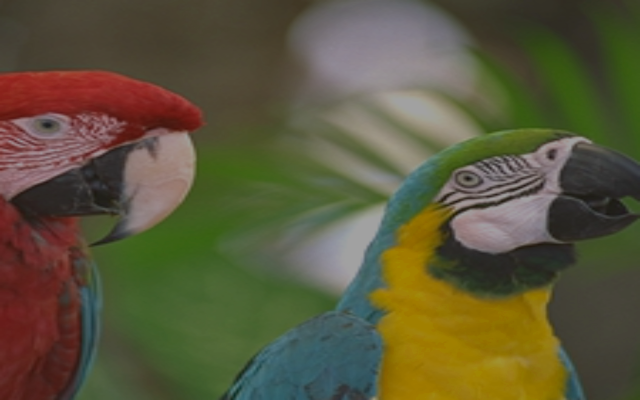
//> input picture ricoh_canon/exp2_kido_after/edit_trim_Parrots.png, 1280 x 800 px (shown at 1/2 size)
$ ./類似度_thesis   (built with g++ and OpenCV 4)
//> lines starting //> are read from the running program, lines starting //| are printed output that depends on the picture
#include <opencv2/opencv.hpp>
#include <stdio.h>
#include <math.h>
#include <stdlib.h>
#include <process.h>
#include <opencv2/core/core.hpp>
#include <opencv2/highgui/highgui.hpp>
#include <opencv2/aruco/charuco.hpp>
#include <vector>
#include <string>
#include <time.h>
#include <windows.h>

using namespace cv;
double getPSNR(const Mat& I1, const Mat& I2)
{
	Mat s1;
	absdiff(I1, I2, s1);       // |I1 - I2|
	s1.convertTo(s1, CV_32F);  // cannot make a square on 8 bits
	s1 = s1.mul(s1);           // |I1 - I2|^2

	Scalar s = sum(s1);         // sum elements per channel

	double sse = s.val[0] + s.val[1] + s.val[2]; // sum channels

	if (sse <= 1e-10) // for small values return zero
		return 0;
	else
	{
		double  mse = sse / (double)(I1.channels() * I1.total());
		double psnr = 10.0 * log10((255 * 255) / mse);
		return psnr;
	}
}

Scalar getMSSIM(const Mat& i1, const Mat& i2)
{
	const double C1 = (0.01 * 255) * (0.01 * 255), C2 = (0.03 * 255) * (0.03 * 255);
	/***************************** INITS **********************************/
	int d = CV_32F;

	Mat I1, I2;
	i1.convertTo(I1, d);           // cannot calculate on one byte large values
	i2.convertTo(I2, d);

	Mat I2_2 = I2.mul(I2);        // I2^2
	Mat I1_2 = I1.mul(I1);        // I1^2
	Mat I1_I2 = I1.mul(I2);        // I1 * I2

	/***********************PRELIMINARY COMPUTING ******************************/

	Mat mu1, mu2;   //
	GaussianBlur(I1, mu1, Size(11, 11), 1.5);
	GaussianBlur(I2, mu2, Size(11, 11), 1.5);

	Mat mu1_2 = mu1.mul(mu1);
	Mat mu2_2 = mu2.mul(mu2);
	Mat mu1_mu2 = mu1.mul(mu2);

	Mat sigma1_2, sigma2_2, sigma12;

	GaussianBlur(I1_2, sigma1_2, Size(11, 11), 1.5);
	sigma1_2 -= mu1_2;

	GaussianBlur(I2_2, sigma2_2, Size(11, 11), 1.5);
	sigma2_2 -= mu2_2;

	GaussianBlur(I1_I2, sigma12, Size(11, 11), 1.5);
	sigma12 -= mu1_mu2;

	///////////////////////////////// FORMULA ////////////////////////////////
	Mat t1, t2, t3;

	t1 = 2 * mu1_mu2 + C1;
	t2 = 2 * sigma12 + C2;
	t3 = t1.mul(t2);              // t3 = ((2*mu1_mu2 + C1).*(2*sigma12 + C2))

	t1 = mu1_2 + mu2_2 + C1;
	t2 = sigma1_2 + sigma2_2 + C2;
	t1 = t1.mul(t2);               // t1 =((mu1_2 + mu2_2 + C1).*(sigma1_2 + sigma2_2 + C2))

	Mat ssim_map;
	divide(t3, t1, ssim_map);      // ssim_map =  t3./t1;

	Scalar mssim = mean(ssim_map); // mssim = average of ssim map
	return mssim;
}


int main(void) {
	cv::Mat result1, result2;
	cv::Mat target;
	target = imread("exp2_kido_after/edit_trim_Parrots.png");
//> target is the input picture: 800 rows x 1280 cols, CV_8UC3; mean B, G, R 59.3, 86.8, 91.1
	resize(target, target, cv::Size(1280, 800));

	// [10 lines of commented-out code are left out]
	result1 = imread("exp2_kido_after/edit_1.8mm_Parrots_1.png");
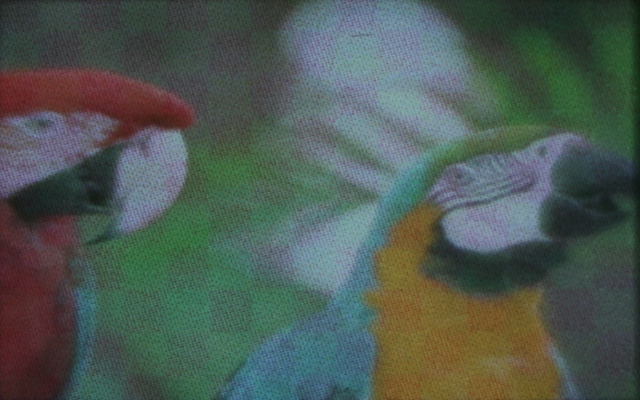
//> input picture ricoh_canon/exp2_kido_after/edit_1.8mm_Parrots_1.png, 1280 x 800 px (shown at 1/2 size)
//> result1 is the input picture: 800 rows x 1280 cols, CV_8UC3; mean B, G, R 83.3, 90.1, 77.7
	result2 = imread("exp2_kido_after/edit_1.8mm_Parrots_2.png");
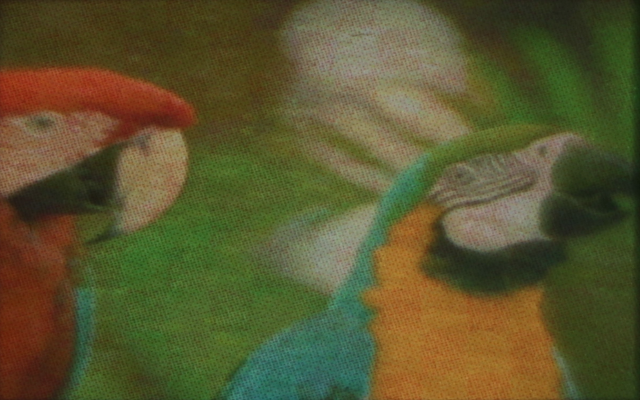
//> input picture ricoh_canon/exp2_kido_after/edit_1.8mm_Parrots_2.png, 1280 x 800 px (shown at 1/2 size)
//> result2 is the input picture: 800 rows x 1280 cols, CV_8UC3; mean B, G, R 47.1, 85.8, 90


	double psnr1, psnr2;
	psnr1 = PSNR(target, result1);
//> psnr1 = 20.49
	psnr2 = PSNR(target, result2);
//> psnr2 = 22.33

	std::cout << "補正前psnr:" << psnr1 << std::endl;
//| 補正前psnr:20.4911
	std::cout << "補正後psnr:" << psnr2 << std::endl;
//| 補正後psnr:22.3342

	Scalar ssim1 = getMSSIM(target, result1);
//> in getMSSIM, `divide(t3, t1, ssim_map);`:
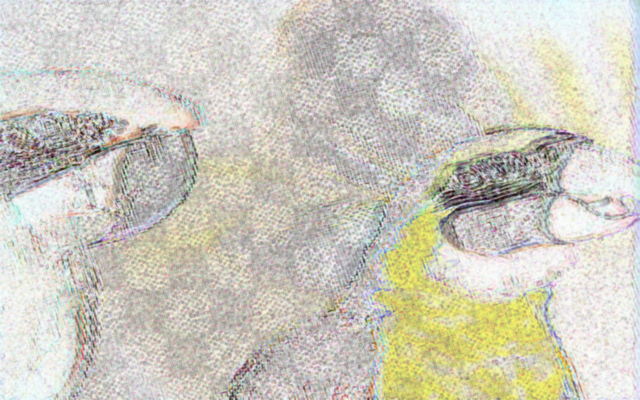
//> ssim_map: 800 rows x 1280 cols, CV_32FC3 (shown at 1/2 size); mean B, G, R 0.563, 0.643, 0.664; drawn with min black and max white
//> in getMSSIM, `Scalar mssim = mean(ssim_map);`: mssim = Scalar(0.563, 0.643, 0.664)
//> ssim1 = Scalar(0.563, 0.643, 0.664)
	double mssim1 = (ssim1[0] + ssim1[1] + ssim1[2]) / 3;
//> mssim1 = 0.623

	Scalar ssim2 = getMSSIM(target, result2);
//> in getMSSIM (call 2), `Mat mu2_2 = mu2.mul(mu2);`:
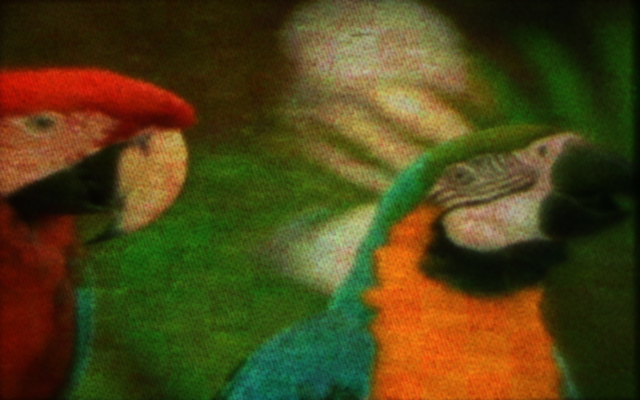
//> mu2_2: 800 rows x 1280 cols, CV_32FC3 (shown at 1/2 size); mean B, G, R 2906.9, 8082.1, 9366.8; drawn with min black and max white
//> in getMSSIM (call 2), `sigma2_2 -= mu2_2;`:
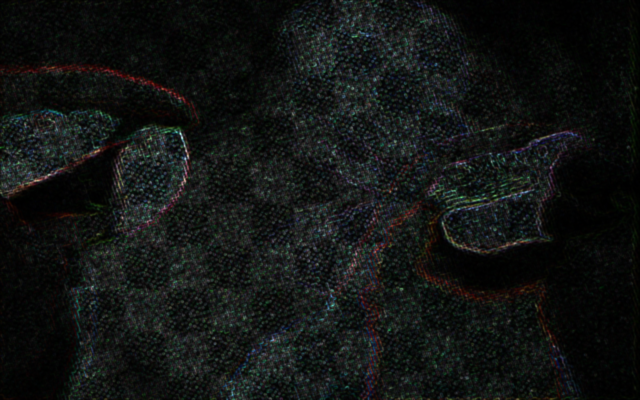
//> sigma2_2: 800 rows x 1280 cols, CV_32FC3 (shown at 1/2 size); mean B, G, R 27.9, 29.9, 26.2; drawn with min black and max white
//> in getMSSIM (call 2), `t3 = t1.mul(t2);`:
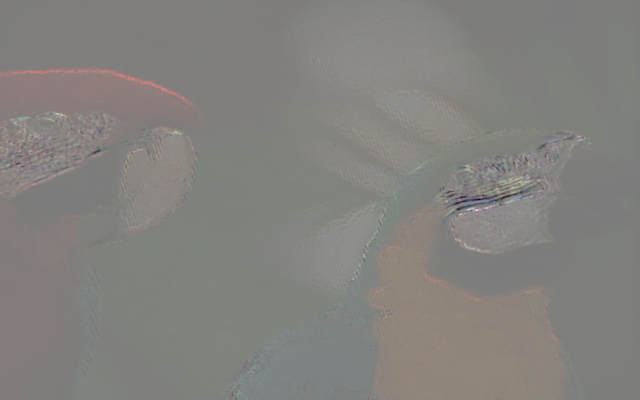
//> t3: 800 rows x 1280 cols, CV_32FC3 (shown at 1/2 size); mean B, G, R 438909.4, 967364.4, 1156080.1; drawn with min black and max white
//> in getMSSIM (call 2), `divide(t3, t1, ssim_map);`:
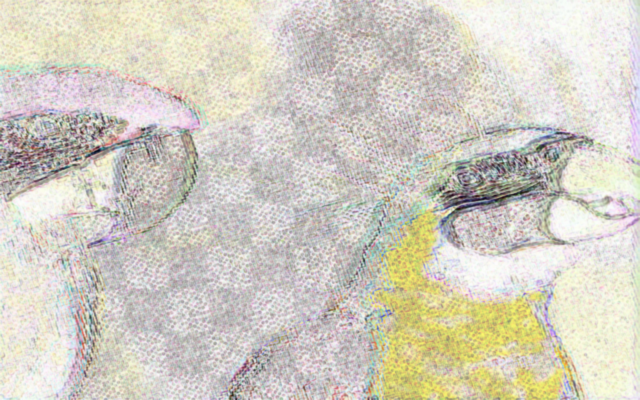
//> ssim_map: 800 rows x 1280 cols, CV_32FC3 (shown at 1/2 size); mean B, G, R 0.584, 0.664, 0.695; drawn with min black and max white
//> in getMSSIM (call 2), `Scalar mssim = mean(ssim_map);`: mssim = Scalar(0.584, 0.664, 0.695)
//> ssim2 = Scalar(0.584, 0.664, 0.695)
	double mssim2 = (ssim2[0] + ssim2[1] + ssim2[2]) / 3;
//> mssim2 = 0.647

	std::cout << "補正前ssim:" << mssim1 << std::endl;
//| 補正前ssim:0.623361
	std::cout << "補正後ssim:" << mssim2 << std::endl;
//| 補正後ssim:0.647437
}
